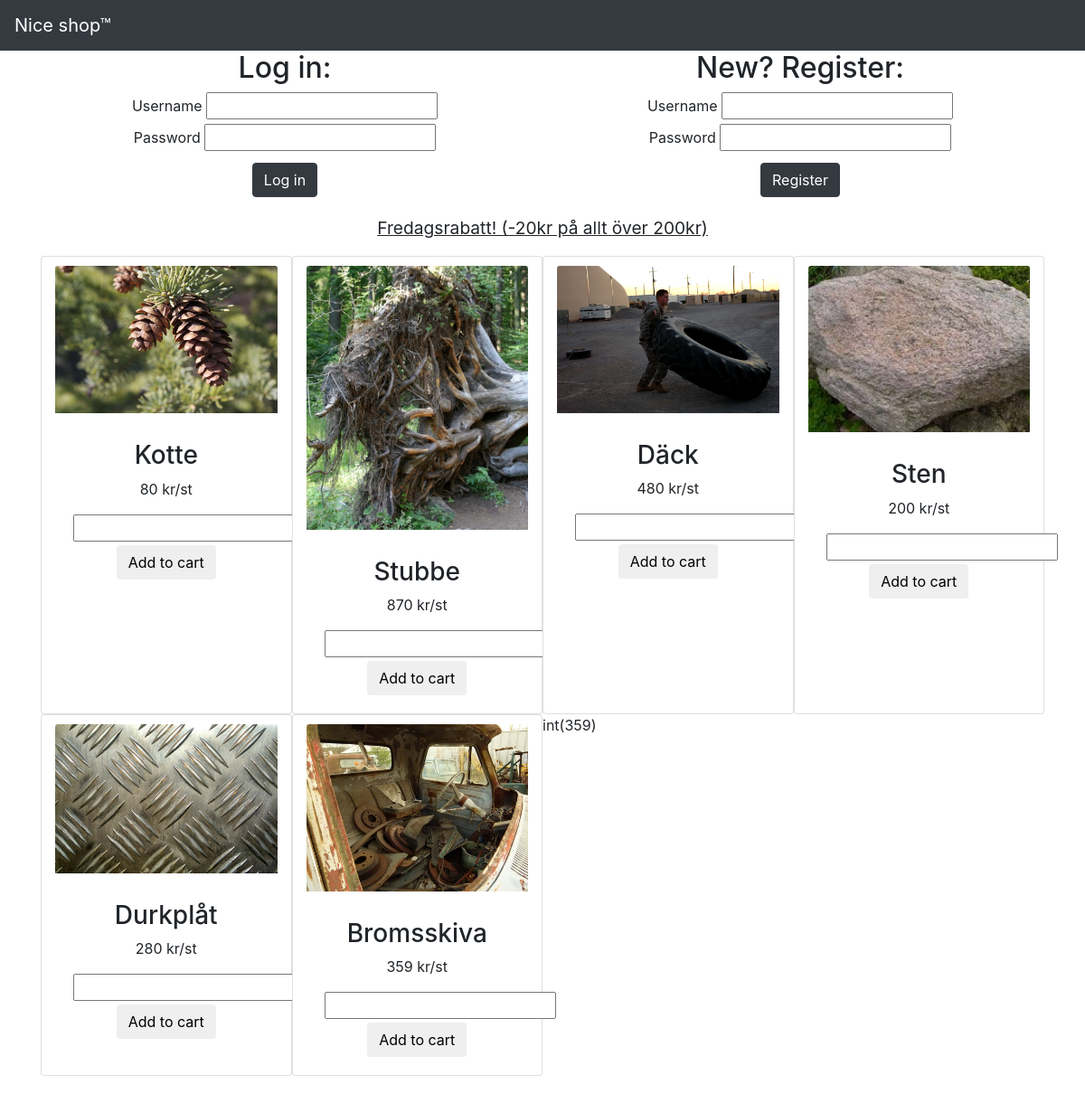
The page / on the database its author committed.
### tables this page shows
CREATE TABLE `products` (
  `product_id` int(11) NOT NULL,
  `product_name` varchar(20) NOT NULL,
  `price` int(11) NOT NULL,
  `image` varchar(50) NOT NULL
);

### index.php (the view, shortened to what this page needs)
<!DOCTYPE html>
<html lang="en">
<head>
    <link rel="stylesheet" href="https://use.fontawesome.com/releases/v5.3.1/css/all.css">
    <link rel="stylesheet" href="https://stackpath.bootstrapcdn.com/bootstrap/4.1.3/css/bootstrap.min.css">
    <link rel="stylesheet" type="text/css" href="css/style.css">
</head>
<body>
<?php
    include("includes/database_connection.php");
?>
<header>
    <nav class="navbar navbar-dark bg-dark">
        <a class="navbar-brand" href="index.php">Nice shop™</a>
    </nav>
</header>
<div class="container">
    <div class="row">
    <?php
        if(isset($_SESSION["username"])){ ?>
            <h2 style="text-align:center;float:left" class="col-6">Hej <?=$_SESSION["username"]?>!</h2>
            <a href="includes/logout.php" style="width:100px;display:block;" class="btn btn-danger mt-1 mx-auto">Log out</a>
        <?php }
        else{ ?>
            <div class="col-6">
                <h2 style="text-align:center">Log in:</h2>
                <form action="includes/login.php" method="POST">
                    <label for="login_username">Username</label>
                    <input type="text" name="username" id="login_username"> <br>
                    <label for="login_password">Password</label>
                    <input type="password" name="password" id="login_password"> <br>
                    <input type="submit" class="btn btn-dark" value="Log in">
                </form>
            </div>
            <div class="col-6">
                <h2 style="text-align:center">New? Register:</h2>
                <form action="includes/register.php" method="POST">
                    <label for="register_username">Username</label>
                    <input type="text" name="username" id="register_username"> <br>
                    <label for="register_password">Password</label>
                    <input type="password" name="password" id="register_password"> <br>
                    <input type="submit" class="btn btn-dark" value="Register">
                </form>
            </div>
    <?php } ?>
    </div>
    <div class="row box">
        <?php
        if(date(D) === "Mon"){
            echo "<p class='bigP col-12'>Måndagsrabatt! (-50%)</p>";
        }
        elseif(date(D) === "Wed"){
            echo "<p class='bigP col-12'>Onsdagspriser (+10%)</p>";
        }
        elseif(date(D) === "Fri"){
            echo "<p class='bigP col-12'>Fredagsrabatt! (-20kr på allt över 200kr)</p>";
        }
        $statement = $pdo->prepare("SELECT * FROM products");
        $statement->execute();
        $fetched_stock = $statement->fetchAll(PDO::FETCH_ASSOC);
        foreach($fetched_stock as $product){
            if(date(D) === "Mon"){
                $newPrice = $product["price"] * 0.5;
            }
            elseif(date(D) === "Wed"){
                $newPrice = $product["price"] * 1.1;
            }
            elseif(date(D) === "Fri" && $product["price"] > 200){
                $newPrice = $product["price"] - 20;
            }
            else{
                $newPrice = $product["price"];
            }
            ?>
            <div class="card col-6 col-md-4 col-xl-3">
                <img class="card-img-top" src="images/<?=$product['image']?>" alt="<?=$product['product_name']?>">
                <div class="card-body centerText">
					<h3 class="card-text"><?=$product["product_name"]?></h3>
					<p class="card-text"><?=$newPrice?> kr/st</p>
                    <form action="includes/add-to-cart.php" method="POST">
                        <input type="number" class="centerText" name="product_amount"/>
                        <input class="btn mt-1" type="submit" name="submit" value="Add to cart">
                    </form>
                </div>
            </div>
        <?php
        } var_dump($newPrice);?>
    </div>
</div>
</body>
</html>

### css/style.css (style rules this page uses)
form { text-align: center; margin: 0 auto; }
.box { margin: 20px auto; }
.card-img-top { margin: 10px auto; }
.bigP { font-size: 1.2em; text-align: center; text-decoration: underline; }
.centerText { text-align: center; }

### rows shown on the page
products: image (picture), product_name "Kotte", price "80"
products: image (picture), product_name "Stubbe", price "870"
products: image (picture), product_name "Däck", price "480"
products: image (picture), product_name "Sten", price "200"
products: image (picture), product_name "Durkplåt", price "280"
products: image (picture), product_name "Bromsskiva", price "359"
